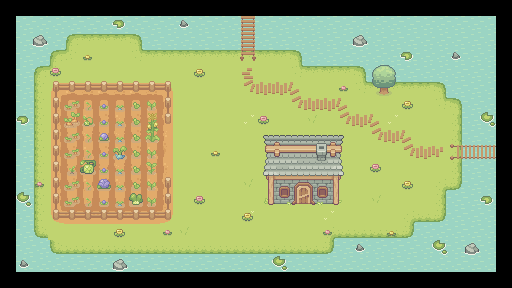

This game map was drawn from its Tiled (.tmx) file and the tilesets committed beside it. A one-line description and the trimmed map source follow:
An orthogonal 32x18 tile map with 16x16 px tiles, 6 tile layers (Water, Floor, DirtFloor, Seeds, ...), 1 hidden layer not drawn, 10 tilesets.

<map version="1.10" tiledversion="1.12.2" orientation="orthogonal" renderorder="right-down" width="32" height="18" tilewidth="16" tileheight="16" infinite="0" nextlayerid="8" nextobjectid="1">
 <editorsettings>
  <export target="ferme_charbonneau.json" format="json" />
 </editorsettings>
 <tileset firstgid="1" source="../tilesets/Water.tsx" />
 <tileset firstgid="5" source="../tilesets/Wood Bridge.tsx" />
 <tileset firstgid="20" source="../tilesets/Grass.tsx" />
 <tileset firstgid="97" source="../tilesets/Basic_Grass_Biom_things.tsx" />
 <tileset firstgid="142" source="../tilesets/ground_dirt_orange_dark.tsx" />
 <tileset firstgid="263" source="../tilesets/Fences.tsx" />
 <tileset firstgid="279" source="../tilesets/Farming Plants v2 watered.tsx" />
 <tileset firstgid="510" source="../tilesets/grey_brick_houses_with_doors_grass.tsx" />
 <tileset firstgid="600" source="../tilesets/Paths.tsx" />
 <tileset firstgid="616" source="../tilesets/collisions.tsx" />
 <layer id="1" name="Water" width="32" height="18">
  <data>[576 cells, 480 non-empty, 4 distinct tile ids]</data>
 </layer>
 <layer id="2" name="Floor" width="32" height="18">
  <data>[576 cells, 324 non-empty, 14 distinct tile ids]</data>
 </layer>
 <layer id="6" name="DirtFloor" width="32" height="18">
  <data>[576 cells, 72 non-empty, 22 distinct tile ids]</data>
 </layer>
 <layer id="7" name="Seeds" width="32" height="18">
  <data>[576 cells, 42 non-empty, 17 distinct tile ids]</data>
 </layer>
 <layer id="3" name="OnFloor" width="32" height="18">
  <data>[576 cells, 103 non-empty, 45 distinct tile ids]</data>
 </layer>
 <layer id="4" name="InFrontOfPlayer" width="32" height="18">
  <data>[576 cells, 14 non-empty, 14 distinct tile ids]</data>
 </layer>
 <layer id="5" name="Collisions" width="32" height="18" visible="0">
  <data>[576 cells, 345 non-empty, 14 distinct tile ids]</data>
 </layer>
</map>
